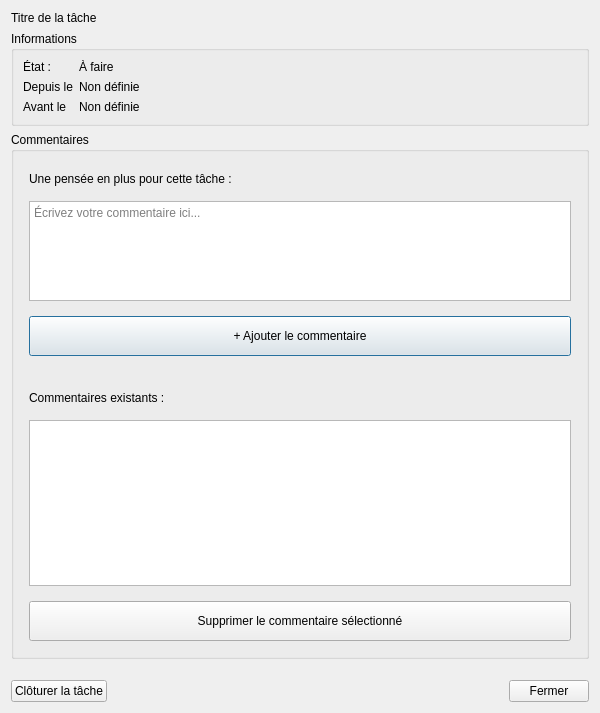
<?xml version="1.0" encoding="UTF-8"?>
<ui version="4.0">
 <class>DialogDetailTache</class>
 <widget class="QDialog" name="DialogDetailTache">
  <property name="geometry">
   <rect>
    <x>0</x>
    <y>0</y>
    <width>600</width>
    <height>713</height>
   </rect>
  </property>
  <property name="windowTitle">
   <string>Détails de la tâche</string>
  </property>
  <layout class="QVBoxLayout" name="verticalLayout">
   <item>
    <widget class="QLabel" name="titleLabel">
     <property name="text">
      <string>Titre de la tâche</string>
     </property>
     <property name="wordWrap">
      <bool>true</bool>
     </property>
    </widget>
   </item>
   <item>
    <widget class="QGroupBox" name="groupBoxInfos">
     <property name="title">
      <string>Informations</string>
     </property>
     <layout class="QFormLayout" name="formLayout">
      <item row="0" column="0">
       <widget class="QLabel" name="label_etat_text">
        <property name="text">
         <string>État :</string>
        </property>
       </widget>
      </item>
      <item row="0" column="1">
       <widget class="QLabel" name="label_etat">
        <property name="text">
         <string>À faire</string>
        </property>
       </widget>
      </item>
      <item row="1" column="0">
       <widget class="QLabel" name="label_date_debut_text">
        <property name="text">
         <string>Depuis le</string>
        </property>
       </widget>
      </item>
      <item row="1" column="1">
       <widget class="QLabel" name="label_date_debut">
        <property name="text">
         <string>Non définie</string>
        </property>
       </widget>
      </item>
      <item row="2" column="0">
       <widget class="QLabel" name="label_date_fin_text">
        <property name="text">
         <string>Avant le </string>
        </property>
       </widget>
      </item>
      <item row="2" column="1">
       <widget class="QLabel" name="label_date_fin">
        <property name="text">
         <string>Non définie</string>
        </property>
       </widget>
      </item>
     </layout>
    </widget>
   </item>
   <item>
    <widget class="QGroupBox" name="groupBoxComments">
     <property name="title">
      <string>Commentaires</string>
     </property>
     <layout class="QVBoxLayout" name="verticalLayout_2">
      <property name="spacing">
       <number>15</number>
      </property>
      <property name="leftMargin">
       <number>15</number>
      </property>
      <property name="topMargin">
       <number>20</number>
      </property>
      <property name="rightMargin">
       <number>15</number>
      </property>
      <property name="bottomMargin">
       <number>15</number>
      </property>
      <item>
       <widget class="QLabel" name="label_nouveau_commentaire">
        <property name="text">
         <string>Une pensée en plus pour cette tâche :</string>
        </property>
       </widget>
      </item>
      <item>
       <widget class="QPlainTextEdit" name="text_nouveau_commentaire">
        <property name="minimumSize">
         <size>
          <width>0</width>
          <height>100</height>
         </size>
        </property>
        <property name="maximumSize">
         <size>
          <width>16777215</width>
          <height>100</height>
         </size>
        </property>
        <property name="placeholderText">
         <string>Écrivez votre commentaire ici...</string>
        </property>
       </widget>
      </item>
      <item>
       <widget class="QPushButton" name="btnAjouterCommentaire">
        <property name="minimumSize">
         <size>
          <width>0</width>
          <height>40</height>
         </size>
        </property>
        <property name="text">
         <string>+ Ajouter le commentaire</string>
        </property>
       </widget>
      </item>
      <item>
       <spacer name="verticalSpacer_2">
        <property name="orientation">
         <enum>Qt::Orientation::Vertical</enum>
        </property>
        <property name="sizeType">
         <enum>QSizePolicy::Policy::Fixed</enum>
        </property>
        <property name="sizeHint" stdset="0">
         <size>
          <width>20</width>
          <height>20</height>
         </size>
        </property>
       </spacer>
      </item>
      <item>
       <widget class="QLabel" name="label_liste_commentaires">
        <property name="text">
         <string>Commentaires existants :</string>
        </property>
       </widget>
      </item>
      <item>
       <widget class="QListWidget" name="liste_commentaires">
        <property name="minimumSize">
         <size>
          <width>0</width>
          <height>120</height>
         </size>
        </property>
        <property name="maximumSize">
         <size>
          <width>16777215</width>
          <height>200</height>
         </size>
        </property>
        <property name="alternatingRowColors">
         <bool>true</bool>
        </property>
       </widget>
      </item>
      <item>
       <widget class="QPushButton" name="btnSupprimerCommentaire">
        <property name="minimumSize">
         <size>
          <width>0</width>
          <height>40</height>
         </size>
        </property>
        <property name="text">
         <string>Supprimer le commentaire sélectionné</string>
        </property>
       </widget>
      </item>
     </layout>
    </widget>
   </item>
   <item>
    <spacer name="verticalSpacer">
     <property name="orientation">
      <enum>Qt::Orientation::Vertical</enum>
     </property>
     <property name="sizeHint" stdset="0">
      <size>
       <width>20</width>
       <height>40</height>
      </size>
     </property>
    </spacer>
   </item>
   <item>
    <layout class="QHBoxLayout" name="horizontalLayout">
     <item>
      <widget class="QPushButton" name="btnCloturer">
       <property name="text">
        <string>Clôturer la tâche</string>
       </property>
      </widget>
     </item>
     <item>
      <spacer name="horizontalSpacer">
       <property name="orientation">
        <enum>Qt::Orientation::Horizontal</enum>
       </property>
       <property name="sizeHint" stdset="0">
        <size>
         <width>40</width>
         <height>20</height>
        </size>
       </property>
      </spacer>
     </item>
     <item>
      <widget class="QPushButton" name="btnFermer">
       <property name="text">
        <string>Fermer</string>
       </property>
      </widget>
     </item>
    </layout>
   </item>
  </layout>
 </widget>
 <resources/>
 <connections/>
</ui>
